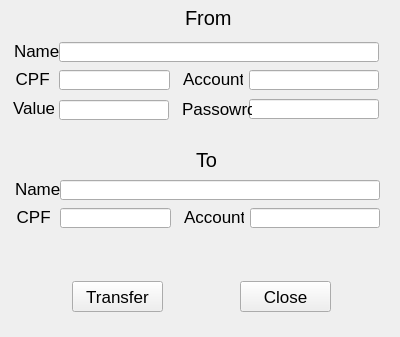
<?xml version="1.0" encoding="UTF-8"?>
<ui version="4.0">
 <class>transfer</class>
 <widget class="QWidget" name="transfer">
  <property name="geometry">
   <rect>
    <x>0</x>
    <y>0</y>
    <width>400</width>
    <height>337</height>
   </rect>
  </property>
  <property name="minimumSize">
   <size>
    <width>400</width>
    <height>337</height>
   </size>
  </property>
  <property name="maximumSize">
   <size>
    <width>400</width>
    <height>337</height>
   </size>
  </property>
  <property name="windowTitle">
   <string>Transfer</string>
  </property>
  <widget class="QLineEdit" name="name_from_input">
   <property name="geometry">
    <rect>
     <x>59</x>
     <y>42</y>
     <width>320</width>
     <height>20</height>
    </rect>
   </property>
   <property name="font">
    <font>
     <pointsize>13</pointsize>
    </font>
   </property>
  </widget>
  <widget class="QLabel" name="cpf_from_text">
   <property name="geometry">
    <rect>
     <x>11</x>
     <y>71</y>
     <width>41</width>
     <height>16</height>
    </rect>
   </property>
   <property name="font">
    <font>
     <pointsize>13</pointsize>
    </font>
   </property>
   <property name="text">
    <string> CPF</string>
   </property>
  </widget>
  <widget class="QLineEdit" name="account_from_input">
   <property name="geometry">
    <rect>
     <x>249</x>
     <y>70</y>
     <width>130</width>
     <height>20</height>
    </rect>
   </property>
   <property name="font">
    <font>
     <pointsize>13</pointsize>
    </font>
   </property>
   <property name="alignment">
    <set>Qt::AlignCenter</set>
   </property>
  </widget>
  <widget class="QLineEdit" name="value_from_input">
   <property name="geometry">
    <rect>
     <x>59</x>
     <y>100</y>
     <width>110</width>
     <height>20</height>
    </rect>
   </property>
   <property name="font">
    <font>
     <pointsize>13</pointsize>
    </font>
   </property>
   <property name="alignment">
    <set>Qt::AlignCenter</set>
   </property>
  </widget>
  <widget class="QPushButton" name="transfer_button">
   <property name="geometry">
    <rect>
     <x>72</x>
     <y>281</y>
     <width>91</width>
     <height>31</height>
    </rect>
   </property>
   <property name="font">
    <font>
     <pointsize>13</pointsize>
    </font>
   </property>
   <property name="text">
    <string>Transfer</string>
   </property>
  </widget>
  <widget class="QLineEdit" name="cpf_from_input">
   <property name="geometry">
    <rect>
     <x>59</x>
     <y>70</y>
     <width>111</width>
     <height>20</height>
    </rect>
   </property>
   <property name="font">
    <font>
     <pointsize>13</pointsize>
    </font>
   </property>
   <property name="maxLength">
    <number>11</number>
   </property>
   <property name="alignment">
    <set>Qt::AlignCenter</set>
   </property>
  </widget>
  <widget class="QLabel" name="value_from_text">
   <property name="geometry">
    <rect>
     <x>13</x>
     <y>100</y>
     <width>41</width>
     <height>16</height>
    </rect>
   </property>
   <property name="font">
    <font>
     <pointsize>13</pointsize>
    </font>
   </property>
   <property name="text">
    <string>Value</string>
   </property>
  </widget>
  <widget class="QLineEdit" name="password_input">
   <property name="geometry">
    <rect>
     <x>249</x>
     <y>99</y>
     <width>130</width>
     <height>20</height>
    </rect>
   </property>
   <property name="font">
    <font>
     <pointsize>13</pointsize>
    </font>
   </property>
   <property name="echoMode">
    <enum>QLineEdit::Password</enum>
   </property>
   <property name="alignment">
    <set>Qt::AlignCenter</set>
   </property>
  </widget>
  <widget class="QLabel" name="account_from_text">
   <property name="geometry">
    <rect>
     <x>183</x>
     <y>71</y>
     <width>60</width>
     <height>16</height>
    </rect>
   </property>
   <property name="font">
    <font>
     <pointsize>13</pointsize>
    </font>
   </property>
   <property name="text">
    <string>Account</string>
   </property>
  </widget>
  <widget class="QLabel" name="name_from_text">
   <property name="geometry">
    <rect>
     <x>14</x>
     <y>43</y>
     <width>51</width>
     <height>16</height>
    </rect>
   </property>
   <property name="font">
    <font>
     <pointsize>13</pointsize>
    </font>
   </property>
   <property name="text">
    <string>Name</string>
   </property>
  </widget>
  <widget class="QLabel" name="password_text">
   <property name="geometry">
    <rect>
     <x>182</x>
     <y>101</y>
     <width>70</width>
     <height>16</height>
    </rect>
   </property>
   <property name="font">
    <font>
     <pointsize>13</pointsize>
    </font>
   </property>
   <property name="text">
    <string>Passowrd</string>
   </property>
  </widget>
  <widget class="QPushButton" name="close_button">
   <property name="geometry">
    <rect>
     <x>240</x>
     <y>281</y>
     <width>91</width>
     <height>31</height>
    </rect>
   </property>
   <property name="font">
    <font>
     <pointsize>13</pointsize>
    </font>
   </property>
   <property name="text">
    <string>Close</string>
   </property>
  </widget>
  <widget class="QLabel" name="status_message">
   <property name="geometry">
    <rect>
     <x>21</x>
     <y>249</y>
     <width>361</width>
     <height>20</height>
    </rect>
   </property>
   <property name="font">
    <font>
     <pointsize>13</pointsize>
    </font>
   </property>
   <property name="text">
    <string/>
   </property>
   <property name="alignment">
    <set>Qt::AlignCenter</set>
   </property>
  </widget>
  <widget class="QLabel" name="label">
   <property name="geometry">
    <rect>
     <x>185</x>
     <y>10</y>
     <width>61</width>
     <height>16</height>
    </rect>
   </property>
   <property name="font">
    <font>
     <pointsize>15</pointsize>
    </font>
   </property>
   <property name="text">
    <string>From</string>
   </property>
  </widget>
  <widget class="QLabel" name="label_2">
   <property name="geometry">
    <rect>
     <x>196</x>
     <y>152</y>
     <width>21</width>
     <height>16</height>
    </rect>
   </property>
   <property name="font">
    <font>
     <pointsize>15</pointsize>
    </font>
   </property>
   <property name="text">
    <string>To</string>
   </property>
  </widget>
  <widget class="QLabel" name="cpf_to_text">
   <property name="geometry">
    <rect>
     <x>12</x>
     <y>209</y>
     <width>41</width>
     <height>16</height>
    </rect>
   </property>
   <property name="font">
    <font>
     <pointsize>13</pointsize>
    </font>
   </property>
   <property name="text">
    <string> CPF</string>
   </property>
  </widget>
  <widget class="QLineEdit" name="account_to_input">
   <property name="geometry">
    <rect>
     <x>250</x>
     <y>208</y>
     <width>130</width>
     <height>20</height>
    </rect>
   </property>
   <property name="font">
    <font>
     <pointsize>13</pointsize>
    </font>
   </property>
   <property name="alignment">
    <set>Qt::AlignCenter</set>
   </property>
  </widget>
  <widget class="QLineEdit" name="name_to_input">
   <property name="geometry">
    <rect>
     <x>60</x>
     <y>180</y>
     <width>320</width>
     <height>20</height>
    </rect>
   </property>
   <property name="font">
    <font>
     <pointsize>13</pointsize>
    </font>
   </property>
  </widget>
  <widget class="QLabel" name="name_to_text">
   <property name="geometry">
    <rect>
     <x>15</x>
     <y>181</y>
     <width>51</width>
     <height>16</height>
    </rect>
   </property>
   <property name="font">
    <font>
     <pointsize>13</pointsize>
    </font>
   </property>
   <property name="text">
    <string>Name</string>
   </property>
  </widget>
  <widget class="QLineEdit" name="cpf_to_input">
   <property name="geometry">
    <rect>
     <x>60</x>
     <y>208</y>
     <width>111</width>
     <height>20</height>
    </rect>
   </property>
   <property name="font">
    <font>
     <pointsize>13</pointsize>
    </font>
   </property>
   <property name="maxLength">
    <number>11</number>
   </property>
   <property name="alignment">
    <set>Qt::AlignCenter</set>
   </property>
  </widget>
  <widget class="QLabel" name="account_to_text">
   <property name="geometry">
    <rect>
     <x>184</x>
     <y>209</y>
     <width>60</width>
     <height>16</height>
    </rect>
   </property>
   <property name="font">
    <font>
     <pointsize>13</pointsize>
    </font>
   </property>
   <property name="text">
    <string>Account</string>
   </property>
  </widget>
 </widget>
 <tabstops>
  <tabstop>name_from_input</tabstop>
  <tabstop>cpf_from_input</tabstop>
  <tabstop>account_from_input</tabstop>
  <tabstop>value_from_input</tabstop>
  <tabstop>password_input</tabstop>
  <tabstop>name_to_input</tabstop>
  <tabstop>cpf_to_input</tabstop>
  <tabstop>account_to_input</tabstop>
  <tabstop>transfer_button</tabstop>
  <tabstop>close_button</tabstop>
 </tabstops>
 <resources/>
 <connections/>
</ui>
